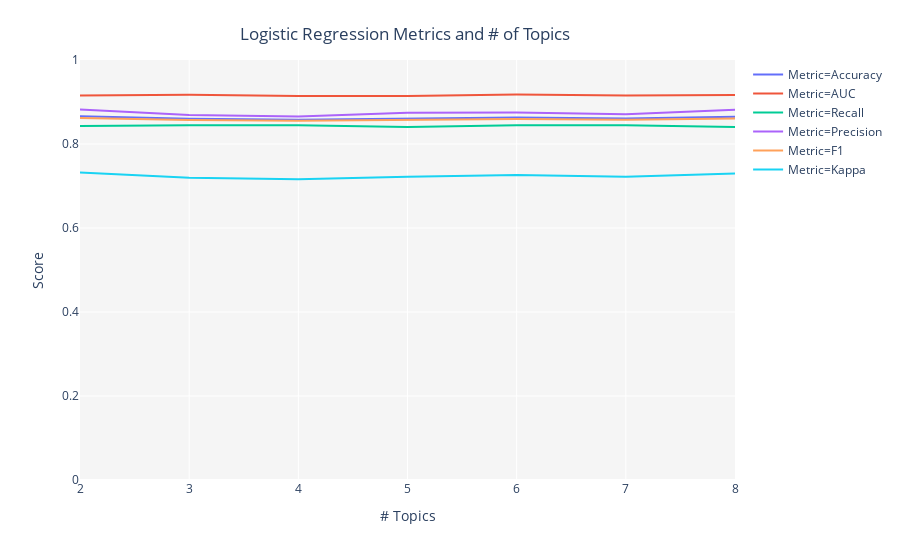

The notebook cell saved with this chart:
### Markdown cell above
## （補足）ラベルを使った分類
今回使用しているデータセットは、"status"の列によりラベル付けされています。  
statusが1は債務不履行で、0は返済済みです。  
tune_model()関数は、このようなラベルを正解として使って機械学習を行い、最適なトピック数を決定することができます。  
分類問題なので、最適化に使用する指標はAccuracy（正解率）です。  
  
以下のコードでは、supervised_targetに"status"を指定することで正解ラベルの列を指定しています。  
また、estimatorに"lr"を指定しており、ロジスティック回帰による機械学習を選択していることになります。  

tune_model関数の詳しい使い方については、以下の公式ドキュメントを参考にしてください。  
https://pycaret.org/tune-model/

### Code cell
tuned_classification = tune_model(model = "lda",
                                  multi_core = True,
                                  supervised_target = "status",
                                  estimator = "lr",
                                  custom_grid=[2, 3, 4, 5, 6, 7, 8])

### Figure 1 — Plotly figure (JSON) as saved in the notebook; plotly's stock layout.template omitted (floating-point values rounded to 4 significant figures)
{"data": [{"hovertemplate": "Metric=Accuracy<br># Topics=%{x}<br>Score=%{y}", "showlegend": true, "legendgroup": "Metric=Accuracy", "name": "Metric=Accuracy", "yaxis": "y", "hoverlabel": {"namelength": 0}, "mode": "lines", "xaxis": "x", "y": [0.866, 0.86, 0.858, 0.861, 0.863, 0.861, 0.865], "x": [2, 3, 4, 5, 6, 7, 8], "line": {"color": "#636efa", "dash": "solid", "shape": "linear"}, "type": "scatter"}, {"hovertemplate": "Metric=AUC<br># Topics=%{x}<br>Score=%{y}", "showlegend": true, "legendgroup": "Metric=AUC", "name": "Metric=AUC", "yaxis": "y", "hoverlabel": {"namelength": 0}, "mode": "lines", "xaxis": "x", "y": [0.9153, 0.9173, 0.9141, 0.9143, 0.9177, 0.9156, 0.9164], "x": [2, 3, 4, 5, 6, 7, 8], "line": {"color": "#EF553B", "dash": "solid", "shape": "linear"}, "type": "scatter"}, {"hovertemplate": "Metric=Recall<br># Topics=%{x}<br>Score=%{y}", "showlegend": true, "legendgroup": "Metric=Recall", "name": "Metric=Recall", "yaxis": "y", "hoverlabel": {"namelength": 0}, "mode": "lines", "xaxis": "x", "y": [0.8427, 0.8448, 0.8448, 0.8407, 0.8448, 0.8448, 0.8407], "x": [2, 3, 4, 5, 6, 7, 8], "line": {"color": "#00cc96", "dash": "solid", "shape": "linear"}, "type": "scatter"}, {"hovertemplate": "Metric=Precision<br># Topics=%{x}<br>Score=%{y}", "showlegend": true, "legendgroup": "Metric=Precision", "name": "Metric=Precision", "yaxis": "y", "hoverlabel": {"namelength": 0}, "mode": "lines", "xaxis": "x", "y": [0.8819, 0.8693, 0.8657, 0.8742, 0.8747, 0.8711, 0.8816], "x": [2, 3, 4, 5, 6, 7, 8], "line": {"color": "#ab63fa", "dash": "solid", "shape": "linear"}, "type": "scatter"}, {"hovertemplate": "Metric=F1<br># Topics=%{x}<br>Score=%{y}", "showlegend": true, "legendgroup": "Metric=F1", "name": "Metric=F1", "yaxis": "y", "hoverlabel": {"namelength": 0}, "mode": "lines", "xaxis": "x", "y": [0.8619, 0.8569, 0.8551, 0.8571, 0.8595, 0.8577, 0.8607], "x": [2, 3, 4, 5, 6, 7, 8], "line": {"color": "#FFA15A", "dash": "solid", "shape": "linear"}, "type": "scatter"}, {"hovertemplate": "Metric=Kappa<br># Topics=%{x}<br>Score=%{y}", "showlegend": true, "legendgroup": "Metric=Kappa", "name": "Metric=Kappa", "yaxis": "y", "hoverlabel": {"namelength": 0}, "mode": "lines", "xaxis": "x", "y": [0.7319, 0.7199, 0.7159, 0.7219, 0.7259, 0.7219, 0.7299], "x": [2, 3, 4, 5, 6, 7, 8], "line": {"color": "#19d3f3", "dash": "solid", "shape": "linear"}, "type": "scatter"}], "layout": {"title": {"y": 0.95, "text": "Logistic Regression Metrics and # of Topics", "yanchor": "top", "xanchor": "center", "x": 0.45}, "plot_bgcolor": "rgb(245,245,245)", "yaxis": {"range": [0, 1], "domain": [0, 1], "anchor": "x", "title": {"text": "Score"}}, "xaxis": {"domain": [0, 1], "anchor": "y", "title": {"text": "# Topics"}}, "margin": {"t": 60}, "legend": {"tracegroupgap": 0}}}
